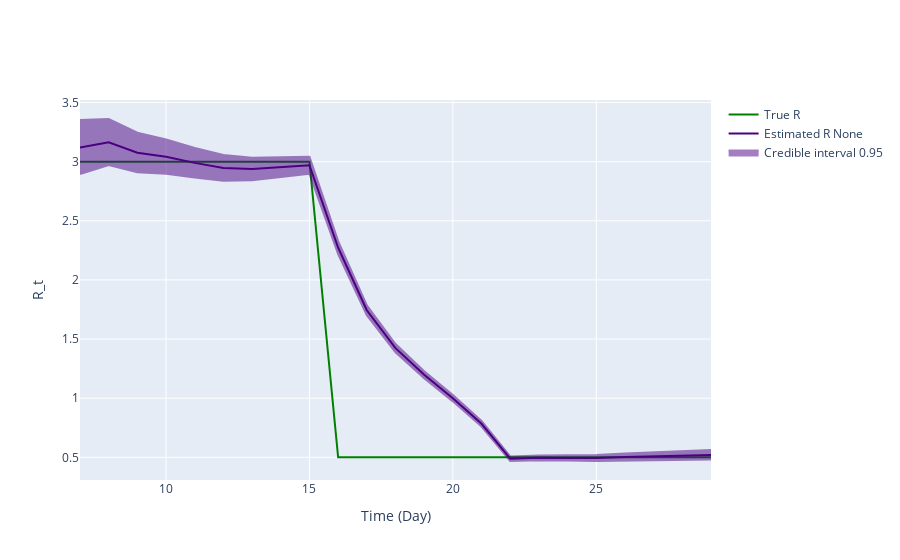

The notebook cell this image was saved under:
### Code cell
fig = ReproductionNumberPlot()

fig.add_ground_truth_rt(ground_truth)
fig.add_interval_rt(interval)

fig.update_labels(time_label='Time (Day)', r_label='R_t')

fig.show_figure()

### Figure 1 — Plotly figure (JSON) as saved in the notebook; plotly's stock layout.template omitted (floating-point values rounded to 4 significant figures)
{"data": [{"line": {"color": "green"}, "mode": "lines", "name": "True R", "type": "scatter", "x": [7, 8, 9, 10, 11, 12, 13, 14, 15, 16, 17, 18, 19, 20, 21, 22, 23, 24, 25, 26, 27, 28, 29], "y": [3, 3, 3, 3, 3, 3, 3, 3, 3, 0.5, 0.5, 0.5, 0.5, 0.5, 0.5, 0.5, 0.5, 0.5, 0.5, 0.5, 0.5, 0.5, 0.5]}, {"line": {"color": "indigo"}, "mode": "lines", "name": "Estimated R None", "type": "scatter", "x": [7, 8, 9, 10, 11, 12, 13, 14, 15, 16, 17, 18, 19, 20, 21, 22, 23, 24, 25, 26, 27, 28, 29], "y": [3.12, 3.163, 3.076, 3.042, 2.99, 2.947, 2.937, 2.952, 2.97, 2.272, 1.743, 1.423, 1.198, 0.9998, 0.7832, 0.4884, 0.4956, 0.4951, 0.4935, 0.5033, 0.508, 0.5132, 0.52]}, {"fill": "toself", "fillcolor": "indigo", "line": {"color": "indigo"}, "mode": "lines", "name": "Credible interval 0.95", "opacity": 0.5, "showlegend": true, "type": "scatter", "x": [7, 8, 9, 10, 11, 12, 13, 14, 15, 16, 17, 18, 19, 20, 21, 22, 23, 24, 25, 26, 27, 28, 29, 29, 28, 27, 26, 25, 24, 23, 22, 21, 20, 19, 18, 17, 16, 15, 14, 13, 12, 11, 10, 9, 8, 7], "y": [3.353, 3.361, 3.245, 3.189, 3.117, 3.056, 3.033, 3.035, 3.043, 2.328, 1.786, 1.458, 1.229, 1.027, 0.8071, 0.5077, 0.5161, 0.5177, 0.519, 0.5321, 0.5404, 0.5496, 0.5609, 0.4807, 0.478, 0.4766, 0.4752, 0.4687, 0.473, 0.4755, 0.4695, 0.7597, 0.9731, 1.168, 1.389, 1.702, 2.218, 2.898, 2.87, 2.844, 2.84, 2.866, 2.898, 2.91, 2.972, 2.896]}], "layout": {"hovermode": "x unified", "xaxis": {"title": {"text": "Time (Day)"}}, "yaxis": {"title": {"text": "R_t"}}}}
